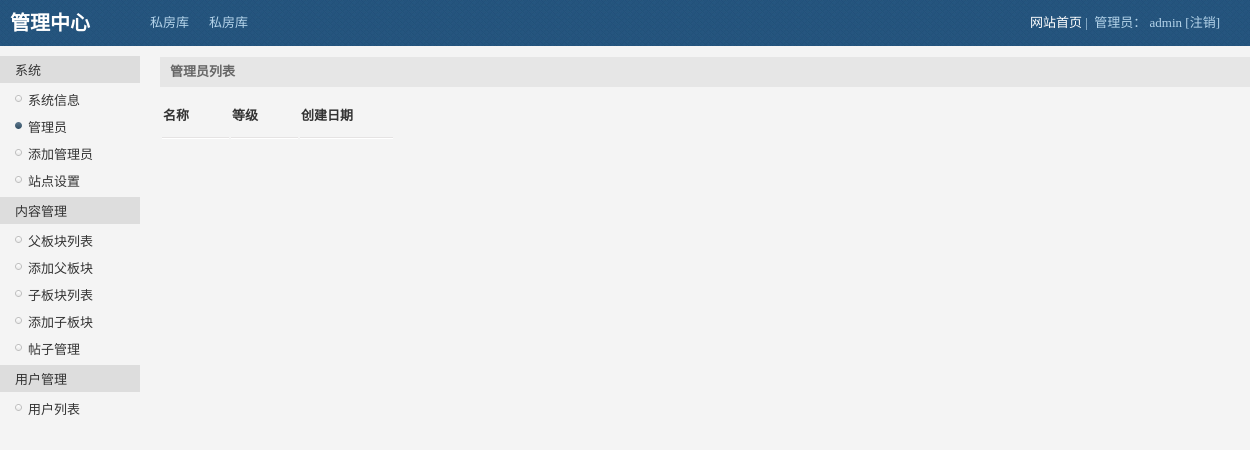
Before: /admin/manage.php with the older database file.
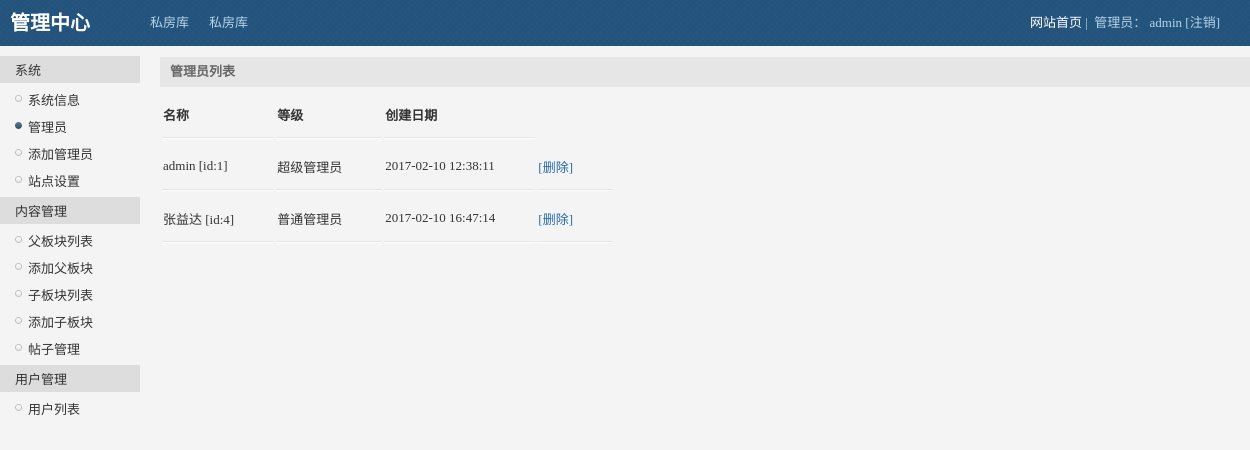
After: the same page with the newer database file.
### tables this page shows
CREATE TABLE IF NOT EXISTS `sfk_manage` (
  `id` int(10) unsigned NOT NULL AUTO_INCREMENT,
  `name` varchar(32) NOT NULL,
  `pw` varchar(32) NOT NULL,
  `create_time` datetime NOT NULL,
  `level` tinyint(4) NOT NULL DEFAULT '1',
  PRIMARY KEY (`id`)
);

### inc/mysql.inc.php (called while the page is built, shortened)
<?php
function execute($link,$query){
    $result=mysqli_query($link,$query);
    return $result;
}
?>

### admin/manage.php (the view, shortened to what this page needs)
<?php
include "../inc/mysql.inc.php";
$link=connect();
$templates['title']='管理员添加页';
$templates['css']=array('style/public.css');
?>
<?php include "inc/header.inc.php"?>
<div id="main">
    <div class="title">管理员列表</div>
    <form method="post">
        <table class="list">
            <tr>
                <th>名称</th>
                <th>等级</th>
                <th>创建日期</th>
            </tr>
            <?php
            $query="select * from sfk_manage";
            $result=execute($link,$query);
            while ($data=mysqli_fetch_assoc($result)){
                if ($data['level']==0){
                    $data['level']='超级管理员';
                }else{
                    $data['level']='普通管理员';
                }
                $url=urlencode("manage_delete.php?id={$data['id']}");
                $return_url=urlencode($_SERVER['REQUEST_URI']);
                $message="你真的要删除管理员{$data['name']}吗？";
                $delete_url="confirm.php?url={$url}&return_url={$return_url}&message={$message}";
                $html=<<<TR
        <tr>
        <td>{$data['name']} [id:{$data['id']}]</td>
        <td>{$data['level']}</td>
        <td>{$data['create_time']}</td>
        <td><a href="{$delete_url}">[删除]</a></td>
        </tr>
TR;
                echo $html;
            }
            ?>
        </table>
    </form>
</div>
<?php include "inc/footer.inc.php"?>

### admin/inc/header.inc.php (shortened to what this page needs)
<!DOCTYPE html>
<html lang="zh-CN">
<head>
    <?php
        foreach ($templates['css'] as $val){
            echo "<link rel='stylesheet' type='text/css' href='{$val}' />";
        }
    ?>
</head>
<body>
<div id="top">
    <div class="logo">
        管理中心
    </div>
    <ul class="nav">
        <li><a href="http://www.sifangku.com" target="_blank">私房库</a></li>
        <li><a href="http://www.sifangku.com" target="_blank">私房库</a></li>
    </ul>
    <div class="login_info">
        <a target="_blank" href="index.php" style="color:#fff;">网站首页</a>&nbsp;|&nbsp;
        管理员： admin <a href="logout.php">[注销]</a>
    </div>
</div>
<div id="sidebar">
    <ul>
        <li>
            <div class="small_title">系统</div>
            <ul class="child">
                <li><a <?php if (basename($_SERVER['SCRIPT_NAME'])=='index.php'){echo 'class="current"';}?> href="index.php">系统信息</a></li>
                <li><a <?php if (basename($_SERVER['SCRIPT_NAME'])=='manage.php'){echo 'class="current"';}?> href="manage.php">管理员</a></li>
                <li><a <?php if (basename($_SERVER['SCRIPT_NAME'])=='manage_add.php'){echo 'class="current"';}?> href="manage_add.php">添加管理员</a></li>
                <li><a <?php if (basename($_SERVER['SCRIPT_NAME'])=='web_set.php'){echo 'class="current"';}?> href="web_set.php">站点设置</a></li>
            </ul>
        </li>
        <li>
            <div class="small_title">内容管理</div>
            <ul class="child">
                <li><a <?php if(basename($_SERVER['SCRIPT_NAME'])=='father_module.php'){echo 'class="current"';}?> href="father_module.php">父板块列表</a></li>
                <li><a <?php if(basename($_SERVER['SCRIPT_NAME'])=='father_module_add.php'){echo 'class="current"';}?> href="father_module_add.php">添加父板块</a></li>
                <li><a <?php if (basename($_SERVER['SCRIPT_NAME'])=='son_module.php'){echo 'class="current"';}?>href="son_module.php">子板块列表</a></li>
                <li><a <?php if(basename($_SERVER['SCRIPT_NAME'])=='son_module_add.php'){echo 'class="current"';}?> href="son_module_add.php">添加子板块</a></li>
                <li><a href="../index.php">帖子管理</a></li>
            </ul>
        </li>
        <li>
            <div class="small_title">用户管理</div>
            <ul class="child">
                <li><a href="#">用户列表</a></li>
            </ul>
        </li>
    </ul>
</div>

### admin/inc/footer.inc.php
</body>
</html>

### admin/style/public.css (style rules this page uses)
body,div,ul,ol,li,dl,dt,dd,h1,h2,h3,h4,h5,h6,form,input,textarea,p { margin:0px; padding:0px; font-size:13px; font-family:Tahoma; }
ul { list-style:none; }
a { text-decoration:none; }
body { background:#f4f4f4; color:#333; }
#top { width:100%; background:url(bg.jpg); height:46px; line-height:46px; position:fixed; top:0px; left:0px; }
#top .logo { width:140px; color:#fff; font-size:20px; font-weight:bold; text-indent:10px; float:left; }
#top ul.nav { float:left; }
#top ul.nav li { float:left; }
#top ul.nav li a { color:#b5d4ea; padding:10px; }
#top .login_info { float:right; color:#b5d4ea; margin:0 30px 0 0; }
#top .login_info a { color:#b5d4ea; }
#sidebar { width:140px; position:fixed; top:46px; left:0px; }
#sidebar ul { margin:10px 0 0 0; }
#sidebar ul li div.small_title { color:#333; padding:4px 0 4px 15px; background:#ddd; }
#sidebar ul.child { margin:3px 0 3px 0; }
#sidebar ul li a { color:#333; display:block; padding:4px 0 4px 28px; background:url(bg.png) -265px 9px no-repeat; }
#sidebar ul li a.current { background:url(bg.png) -265px -11px no-repeat; }
#main { width:90%; margin:57px 0 0 160px; }
#main .title { width:100%; height:30px; line-height:30px; text-indent:10px; background:#e6e6e6; color:#666; font-weight:bold; }
#main a { color:#266aae; }
table.list tr { height:50px; background:url(hr.png) 0px bottom repeat-x; }
table.list tr th { padding-right:40px; text-align:left; }
table.list tr td { padding-right:40px; text-align:left; }

Changed rows visible on the page:
added sfk_manage: name "admin", id "1", level "超级管理员", create_time "2017-02-10 12:38:11"
added sfk_manage: name "张益达", id "4", level "普通管理员", create_time "2017-02-10 16:47:14"
